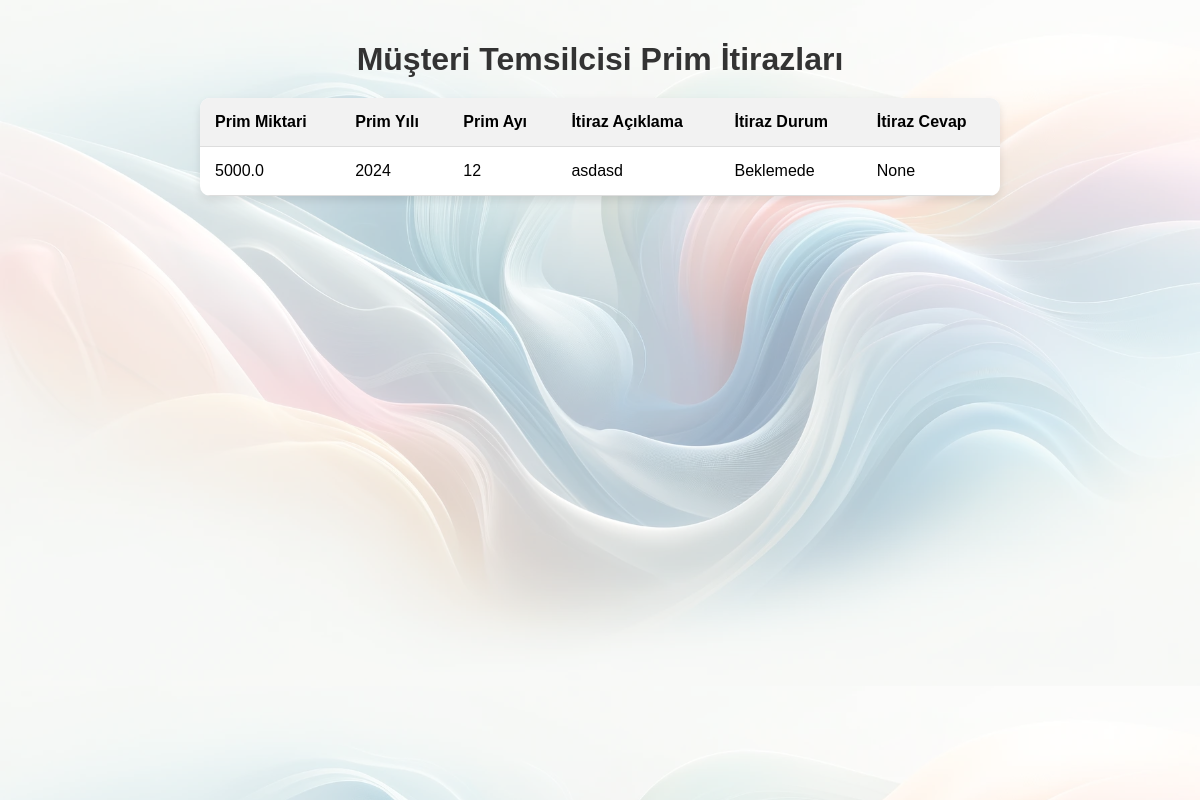
The app's page /personel/musteri_temsilcisi/yapilan_itirazlar/ (signed in) with its own data.
### app/models.py (models this page shows)
class Primler(models.Model):
    MusteriTemsilcisi = models.ForeignKey(MusteriTemsilcisi, on_delete=models.CASCADE)
    ITIRAZ_EDILDI = models.BooleanField()
    ITIRAZ_CEVAPLANDI = models.BooleanField()
    ITIRAZ_DURUM_CHOISES = [
        ('Beklemede', 'Beklemede'),
        ('Onaylandı', 'Onaylandı'),
        ('Reddedildi', 'Reddedildi')
    ]
    ITIRAZ_DURUM = models.CharField(max_length=20, choices=ITIRAZ_DURUM_CHOISES, blank=True, null=True)
    PRIM_YIL = models.IntegerField()
    PRIM_AY_CHOISES = [
        ('Ocak', 'Ocak'),
        ('Şubat', 'Şubat'),
        ('Mart', 'Mart'),
        ('Nisan', 'Nisan'),
        ('Mayıs', 'Mayıs'),
        ('Haziran', 'Haziran'),
        ('Temmuz', 'Temmuz'),
        ('Ağustos', 'Ağustos'),
        ('Eylül', 'Eylül'),
        ('Ekim', 'Ekim'),
        ('Kasım', 'Kasım'),
        ('Aralık', 'Aralık'),
    ]
    PRIM_AY = models.CharField(max_length=20, choices=PRIM_AY_CHOISES)
    PRIM_MIKTARI = models.FloatField()
    ITIRAZ_ACIKLAMA = models.TextField(blank=True, null=True)
    ITIRAZ_CEVAP = models.TextField(blank=True, null=True)

### app/decorators.py (the view)
    def wrap(request, *args, **kwargs):
        user = request.user
        if user.USER_TYPE == "MusteriTemsilcisi" or user.is_superuser == True:
            return function(request, *args, **kwargs)
        else:
            raise PermissionDenied

### app/views.py (called while the page is built)
@login_required
@user_is_musteri_temsilcisi
def musteri_temsilcisi_primlere_yapilan_itirazlar_menusu(request):
    context = []
    primler = Primler.objects.filter(MusteriTemsilcisi_id=request.user.id, ITIRAZ_EDILDI=True)
    for prim in primler:
        context.append({
            'PRIM_MIKTARI': prim.PRIM_MIKTARI,
            'PRIM_YIL': prim.PRIM_YIL,
            'PRIM_AY': prim.PRIM_AY,
            'ITIRAZ_ACIKLAMA': prim.ITIRAZ_ACIKLAMA,
            'ITIRAZ_DURUM': prim.ITIRAZ_DURUM,
            'ITIRAZ_CEVAP': prim.ITIRAZ_CEVAP,
        })
    return render(request, "app/musteri_temsilcisi/primlere_yapilan_itirazlar.html", {"context": context})

### app/templates/app/musteri_temsilcisi/primlere_yapilan_itirazlar.html (shortened to what this page needs)
{% load static %}
<!DOCTYPE html>
<html lang="en">
<head>
    <link rel="stylesheet" href="{% static 'assets/css/musteri_temsilcisi/itirazm.css' %}">
</head>
<body>
    <div class="layer"></div>
    <h1>Müşteri Temsilcisi Prim İtirazları</h1>
    <table>
        <thead>
            <tr>
                <th>Prim Miktari</th>
                <th>Prim Yılı</th>
                <th>Prim Ayı</th>
                <th>İtiraz Açıklama</th>
                <th>İtiraz Durum</th>
                <th>İtiraz Cevap</th>
            </tr>
        </thead>
        <tbody id="primler-listesi">
            {% for prim in context %}
                <tr>
                    <td>{{ prim.PRIM_MIKTARI }}</td>
                    <td>{{ prim.PRIM_YIL }}</td>
                    <td>{{ prim.PRIM_AY }}</td>
                    <td>{{ prim.ITIRAZ_ACIKLAMA }}</td>
                    <td>{{ prim.ITIRAZ_DURUM }}</td>
                    <td>{{ prim.ITIRAZ_CEVAP }}</td>
            {% endfor %}
        </tbody>
    </table>
</body>
</html>

### app/static/assets/css/musteri_temsilcisi/itirazm.css (style rules this page uses)
body { font-family: 'Arial', sans-serif; background: url("/static/assets/img/hero-bg-light.webp"); background-size: cover; display: flex; flex-direction: column; align-items: center; padding: 20px; margin: 0; }
.layer { position: absolute; top: 0; left: 0; width: 100%; height: 100%; background-color: rgba(255, 255, 255, 0.5); z-index: 1; }
h1 { margin-bottom: 20px; color: #333; z-index: 2; }
table { width: 100%; max-width: 800px; border-collapse: collapse; margin-bottom: 20px; background: #fff; box-shadow: 0 4px 8px rgba(0, 0, 0, 0.1); border-radius: 10px; overflow: hidden; z-index: 2; }
th, td { padding: 15px; text-align: left; border-bottom: 1px solid #ddd; z-index: 2; }
th { background: #f2f2f2; font-weight: bold; }

### records on screen
Primler: PRIM_MIKTARI "5000.0", PRIM_AY "12", ITIRAZ_ACIKLAMA "asdasd", ITIRAZ_DURUM "Beklemede"

### other values on screen
{{ prim.PRIM_YIL }} "2024"
{{ prim.ITIRAZ_CEVAP }} "None"
